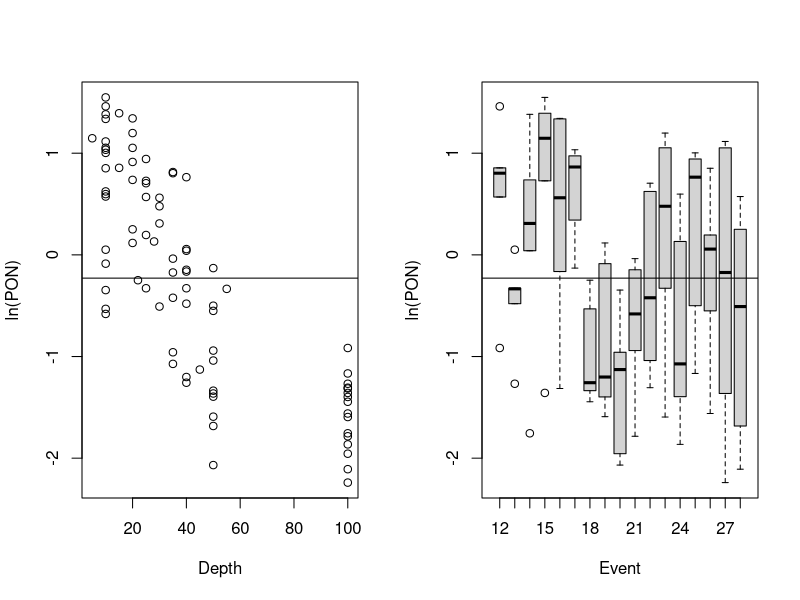
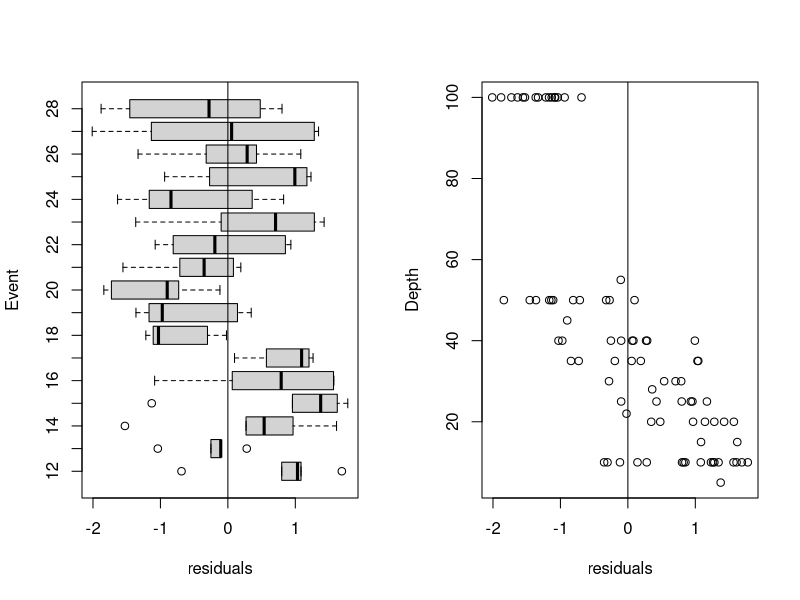
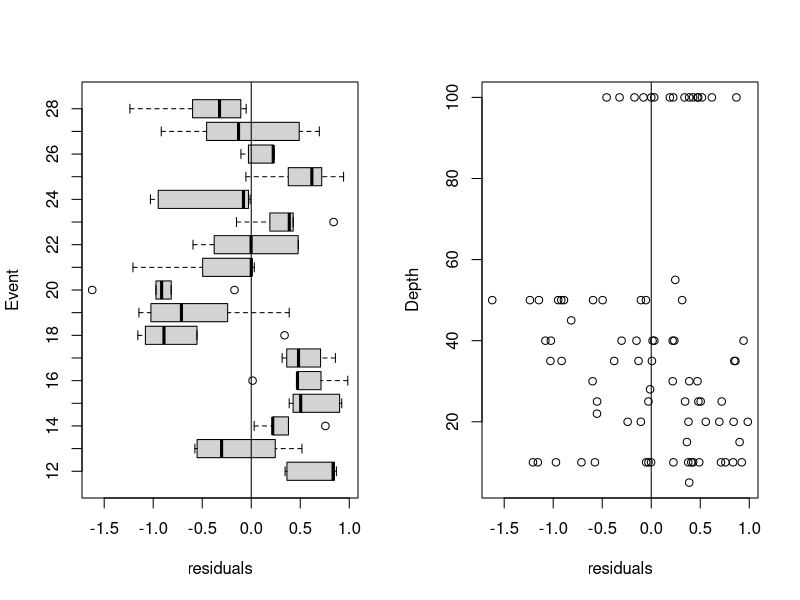
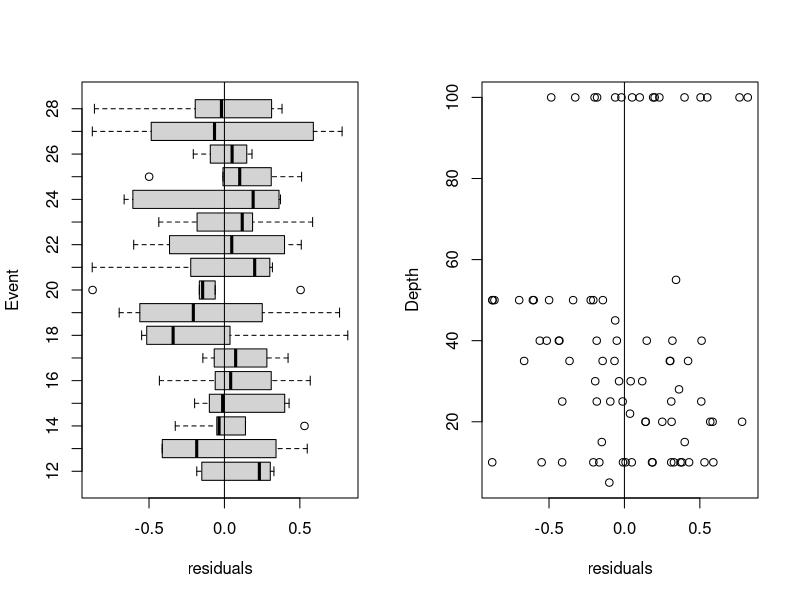
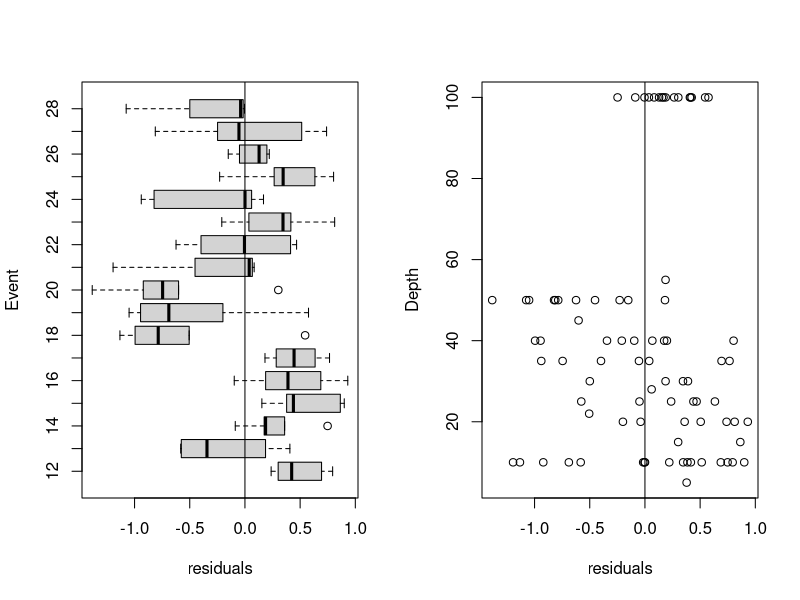
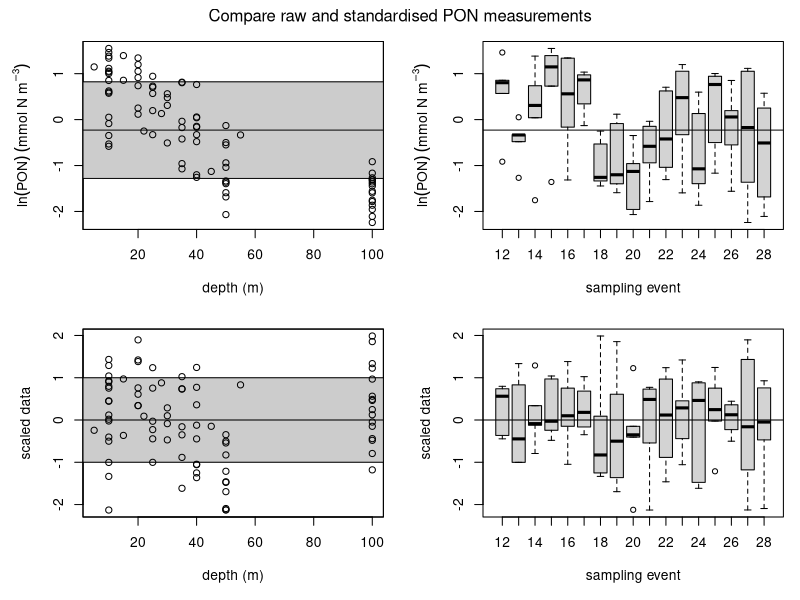
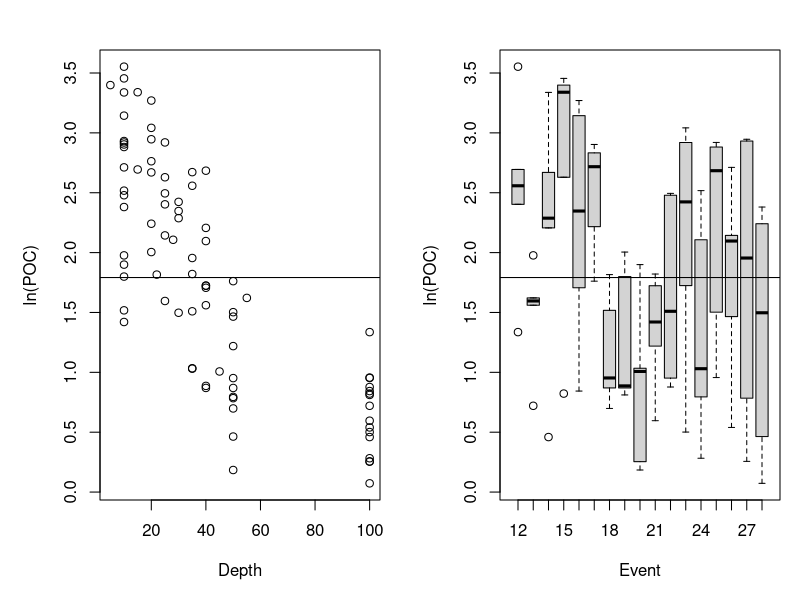
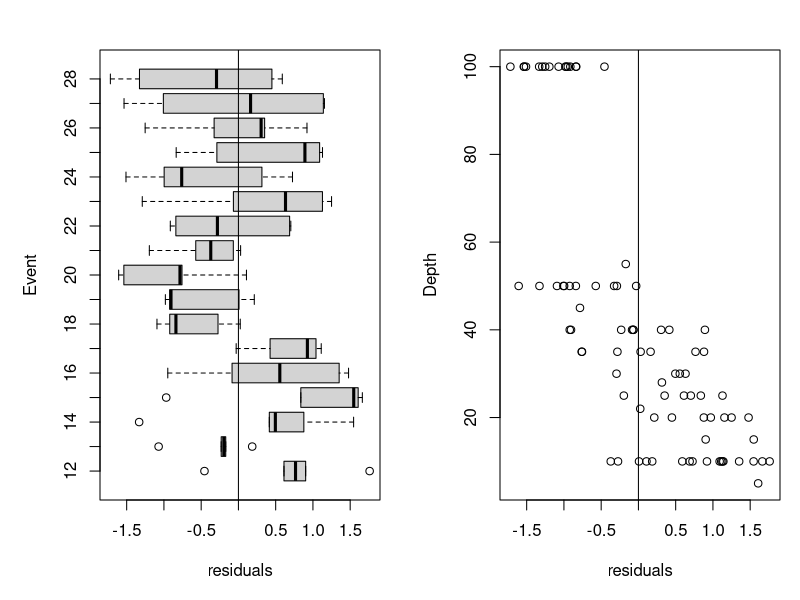

R code for these plots, in order:

# Standardise nutrient data using linear mixed models

library('nlme')

getwd()
dat = read.csv('cleanedData.csv')

head(dat)
dat$scaled_Value = NA
dat$Event = as.factor(dat$Event)

# Data type
levels(dat$Variable)

for(dv in c('PON','POC')){
  # Model POM with an exponential decay over depth
  
  d = dat[dat$Variable==dv,]

  d$log_Value = log(d$Value)
  # create grouped data structure
  gd = groupedData(formula = log_Value ~ Depth | Event, data = d, order.groups = FALSE, FUN = mean)
  
  par(mfrow=c(1,1))
  plot(gd, ylab = paste0('ln(',dv,')'))
  par(mfrow=c(1,2))
  plot(log_Value ~ Depth, data = gd, ylab = paste0('ln(',dv,')'))
  mu = mean(gd$log_Value)
  abline(h=mu)
  plot(log_Value ~ Event, data = gd, ylab = paste0('ln(',dv,')'))
  abline(h=mu)
  
  # simplest model: single intercept
  mod1 = tryCatch(lm(log_Value ~ 1, data = gd), error = function(e) NULL)
  if(!is.null(mod1)){
    summary(mod1)
    par(mfrow = c(1,2))
    plot(resid(mod1) ~ Event, data = gd, horizontal = T, ylab = 'residuals')
    abline(v=0)
    plot(Depth ~ resid(mod1), data = gd, xlab = 'residuals')
    abline(v=0)
  }
  
  # include depth as covariate
  mod2 = tryCatch(lm(log_Value ~ Depth, data = gd), error = function(e) NULL)
  if(!is.null(mod2)){
    summary(mod2)
    par(mfrow = c(1,2))
    plot(resid(mod2) ~ Event, data = gd, horizontal = T, ylab = 'residuals')
    abline(v=0)
    plot(Depth ~ resid(mod2), data = gd, xlab = 'residuals')
    abline(v=0)
  }
  
  # random event-effect on intercept
  mod3 = tryCatch(lme(fixed = log_Value ~ Depth, data = gd, random = ~ 1 | Event, method = 'REML'), error = function(e) NULL)
  if(!is.null(mod3)){
    summary(mod3)
    par(mfrow = c(1,2))
    plot(resid(mod3) ~ Event, data = gd, horizontal = T, ylab = 'residuals')
    abline(v=0)
    plot(Depth ~ resid(mod3), data = gd, xlab = 'residuals')
    abline(v=0)
  }
  
  # random event-effect on gradient
  mod4 = tryCatch(lme(fixed = log_Value ~ Depth, data = gd, random = ~ -1+Depth | Event, method = 'REML'), error = function(e) NULL)
  if(!is.null(mod4)){
    summary(mod4)
    par(mfrow = c(1,2))
    plot(resid(mod4) ~ Event, data = gd, horizontal = T, ylab = 'residuals')
    abline(v=0)
    plot(Depth ~ resid(mod4), data = gd, xlab = 'residuals')
    abline(v=0)
  }
  
  mod5 = tryCatch(lme(fixed = log_Value ~ Depth, data = gd, random = ~ Depth | Event, method = 'ML'), error = function(e) NULL)
  if(!is.null(mod5)){
    summary(mod5)
    par(mfrow = c(1,2))
    plot(resid(mod5) ~ Event, data = gd, horizontal = T, ylab = 'residuals')
    abline(v=0)
    plot(Depth ~ resid(mod5), data = gd, xlab = 'residuals')
    abline(v=0)
  }
  
  # Use AIC to choose between models
  test_aic = rep(NA,5)
  for(i in 1:5){
    im = get(paste0('mod',i))
    if(!is.null(im)){
      test_aic[i]=AIC(im)
    }
  }

  whichMod = paste0('mod', which.min(test_aic))
  mod = get(whichMod)
  rm(list=c('mod1','mod2','mod3','mod4','mod5'))

  # Extract fitted coefficients and residuals
  cf = mod$coefficients$fixed
  cr = mod$coefficients$random$Event
  rsd = resid(mod)
  stdDev = sd(rsd)
  # stdDev = mod$sigma
  
  # Scale the data
  indEv = as.numeric(as.character(gd$Event))
  indEv = indEv - min(indEv) + 1
  
  # if(whichMod == 'mod1'){
  #   mu = {cf[1] + cr[,1][indEv]} + cf[2] * gd$Depth
  # }
  # if(whichMod == 'mod2'){
  #   mu = {cf[1] + cr[,1][indEv]} + cf[2] * gd$Depth
  # }
  
  if(whichMod == 'mod3'){
    mu = {cf[1] + cr[,1][indEv]} + cf[2] * gd$Depth
  }
  if(whichMod == 'mod4'){
    mu = cf[1] + {cf[2] + cr[,2][indEv]} * gd$Depth
  }
  if(whichMod == 'mod5'){
    mu = {cf[1] + cr[,1][indEv]} + {cf[2] + cr[,2][indEv]} * gd$Depth
  }
  
  ys = {gd$log_Value - mu} / stdDev
  
  gd$scaled_Value = ys
  
  # Compare raw data to scaled data
  par(mfcol=c(2,2), mar = c(5,5,1,1), oma = c(0,0,1.5,0))
  
  xlim = range(gd$Depth)
  ylim = range(gd$log_Value)
  xlim_ = xlim + 0.05 * c(-1,1) * diff(xlim)
  plot(NULL,xlim=xlim,ylim=ylim, type='n',xlab = 'depth (m)', ylab = expression(ln(PON) ~ (mmol ~ N ~ m^{-3})))
  mu = mean(gd$log_Value)
  s = sd(gd$log_Value)
  polygon(c(xlim_[1],xlim_[2],xlim_[2],xlim_[1],xlim_[1]), c(mu-s,mu-s,mu+s,mu+s,mu-1), col = gray(0.8))
  abline(h=mu)
  points(log_Value ~ Depth, data = gd)
  box()
  
  xlim = range(gd$Depth)
  ylim = range(gd$scaled_Value)
  xlim_ = xlim + 0.05 * c(-1,1) * diff(xlim)
  plot(NULL,xlim=xlim,ylim=ylim, type='n',xlab = 'depth (m)', ylab = 'scaled data')
  mu = mean(gd$scaled_Value)
  s = sd(gd$scaled_Value)
  polygon(c(xlim_[1],xlim_[2],xlim_[2],xlim_[1],xlim_[1]), c(mu-s,mu-s,mu+s,mu+s,mu-1), col = gray(0.8))
  abline(h=mu)
  points(scaled_Value ~ Depth, data = gd)
  box()
  
  plot(log_Value ~ Event, data = gd, xlab = 'sampling event', ylab = expression(ln(PON) ~ (mmol ~ N ~ m^{-3})))
  mu = mean(gd$log_Value)
  abline(h=mu)
  
  plot(scaled_Value ~ Event, data = gd, xlab = 'sampling event', ylab = 'scaled data')
  mu = mean(gd$scaled_Value)
  abline(h=mu)
  mtext(text=paste0('Compare raw and standardised ',dv,' measurements'),side=3,outer=TRUE)
  
  
  dat$scaled_Value[dat$Variable==dv] = gd$scaled_Value
  
}




# Inorganic nitrogen modelled as linear over ln(depth)
dv = 'N'
d = dat[dat$Variable==dv,]

d$log_Depth = log(d$Depth)
# create grouped data structure
gd = groupedData(formula = Value ~ log_Depth | Event, data = d, order.groups = FALSE, FUN = mean)

plot(gd)
par(mfrow=c(1,2))
plot(Value ~ log_Depth, data = gd, ylab = dv)
mu = mean(gd$Value)
abline(h=mu)
plot(Value ~ Event, data = gd, ylab = dv)
abline(h=mu)

# simplest model: single intercept
mod1 = tryCatch(lm(Value ~ 1, data = gd), error = function(e) NULL)
if(!is.null(mod1)){
  summary(mod1)
  par(mfrow = c(1,2),oma=c(0,0,1,0))
  plot(resid(mod1) ~ Event, data = gd, horizontal = T, ylab = 'residuals')
  abline(v=0)
  plot(Depth ~ resid(mod1), data = gd, xlab = 'residuals')
  abline(v=0)
  mtext(text='model 1',side=3,line=0,outer=T)
}

# include log(depth) as covariate
mod2 = tryCatch(lm(Value ~ log_Depth, data = gd), error = function(e) NULL)
if(!is.null(mod2)){
  summary(mod2)
  par(mfrow = c(1,2),oma=c(0,0,1,0))
  plot(resid(mod2) ~ Event, data = gd, horizontal = T, ylab = 'residuals')
  abline(v=0)
  plot(Depth ~ resid(mod2), data = gd, xlab = 'residuals')
  abline(v=0)
  mtext(text='model 2',side=3,line=0,outer=T)
}

# random event-effect on intercept
mod3 = tryCatch(lme(fixed = Value ~ log_Depth, data = gd, random = ~ 1 | Event, method = 'REML'), error = function(e) NULL)
if(!is.null(mod3)){
  summary(mod3)
  par(mfrow = c(1,2),oma=c(0,0,1,0))
  plot(resid(mod3) ~ Event, data = gd, horizontal = T, ylab = 'residuals')
  abline(v=0)
  plot(Depth ~ resid(mod3), data = gd, xlab = 'residuals')
  abline(v=0)
  mtext(text='model 3',side=3,line=0,outer=T)
}

# random event-effect on gradient
mod4 = tryCatch(lme(fixed = Value ~ log_Depth, data = gd, random = ~ -1 + log_Depth | Event, method = 'REML'), error = function(e) NULL)
if(!is.null(mod4)){
  summary(mod4)
  par(mfrow = c(1,2),oma=c(0,0,1,0))
  plot(resid(mod4) ~ Event, data = gd, horizontal = T, ylab = 'residuals')
  abline(v=0)
  plot(Depth ~ resid(mod4), data = gd, xlab = 'residuals')
  abline(v=0)
  mtext(text='model 4',side=3,line=0,outer=T)
}

# random event-effect on intercept and gradient
mod5 = tryCatch(lme(fixed = Value ~ log_Depth, data = gd, random = ~ log_Depth | Event, method = 'REML'), error = function(e) NULL)
if(!is.null(mod5)){
  summary(mod5)
  par(mfrow = c(1,2),oma=c(0,0,1,0))
  plot(resid(mod5) ~ Event, data = gd, horizontal = T, ylab = 'residuals')
  abline(v=0)
  plot(Depth ~ resid(mod5), data = gd, xlab = 'residuals')
  abline(v=0)
  mtext(text='model 5',side=3,line=0,outer=T)
}

# Use AIC to choose between models
test_aic = rep(NA,5)
for(i in 1:5){
  im = get(paste0('mod',i))
  if(!is.null(im)){
    test_aic[i]=AIC(im)
  }
}

whichMod = paste0('mod', which.min(test_aic))
mod = get(whichMod)
rm(list=c('mod1','mod2','mod3','mod4','mod5'))

# Extract fitted coefficients and residuals
cf = mod$coefficients$fixed
cr = mod$coefficients$random$Event
rsd = resid(mod)
stdDev = sd(rsd)

# Scale the data
indEv = as.numeric(as.character(gd$Event))
indEv = indEv - min(indEv) + 1

if(whichMod=='mod3'){
  mu = {cf[1] + cr[,1][indEv]} + cf[2] * gd$log_Depth
}
if(whichMod=='mod4'){
  mu = cf[1] + {cf[2] + cr[,2][indEv]} * gd$log_Depth
}
if(whichMod=='mod5'){
  mu = {cf[1] + cr[,1][indEv]} + {cf[2] + cr[,2][indEv]} * gd$log_Depth
}

ys = {gd$Value - mu} / stdDev

gd$scaled_Value = ys

# Compare raw data to scaled data
par(mfcol=c(2,2), mar = c(5,5,1,1), oma = c(0,0,1.5,0))

xlim = range(gd$log_Depth)
ylim = range(gd$Value)
xlim_ = xlim + 0.05 * c(-1,1) * diff(xlim)
plot(NULL,xlim=xlim,ylim=ylim, type='n',xlab = 'ln(depth)', ylab = expression(NO[2] + NO[3] ~ (mmol ~ N ~ m^{-3})))
mu = mean(gd$Value)
s = sd(gd$Value)
polygon(c(xlim_[1],xlim_[2],xlim_[2],xlim_[1],xlim_[1]), c(mu-s,mu-s,mu+s,mu+s,mu-1), col = gray(0.8))
abline(h=mu)
points(Value ~ log_Depth, data = gd)
box()

xlim = range(gd$log_Depth)
ylim = range(gd$scaled_Value)
xlim_ = xlim + 0.05 * c(-1,1) * diff(xlim)
plot(NULL,xlim=xlim,ylim=ylim, type='n',xlab = 'ln(depth)', ylab = 'scaled data')
mu = mean(gd$scaled_Value)
s = sd(gd$scaled_Value)
polygon(c(xlim_[1],xlim_[2],xlim_[2],xlim_[1],xlim_[1]), c(mu-s,mu-s,mu+s,mu+s,mu-1), col = gray(0.8))
abline(h=mu)
points(scaled_Value ~ log_Depth, data = gd)
box()

plot(Value ~ Event, data = gd, xlab = 'sampling event', ylab = expression(NO[2] + NO[3] ~ (mmol ~ N ~ m^{-3})))
mu = mean(gd$Value)
abline(h=mu)

plot(scaled_Value ~ Event, data = gd, xlab = 'sampling event', ylab = 'scaled data')
mu = mean(gd$scaled_Value)
abline(h=mu)
mtext(text='Compare raw and standardised N measurements',side=3,outer=TRUE)


dat$scaled_Value[dat$Variable==dv] = gd$scaled_Value




# Plot scaled data of each type side-by-side
par(mfrow=c(1,1))
nbreaks=12
hist_PON = hist(dat$scaled_Value[dat$Variable=='PON'], freq=FALSE, plot=FALSE, breaks=nbreaks)
hist_POC = hist(dat$scaled_Value[dat$Variable=='POC'], freq=FALSE, plot=FALSE, breaks=nbreaks)
hist_N = hist(dat$scaled_Value[dat$Variable=='N'], freq=FALSE, plot=FALSE, breaks=nbreaks)
xl = range(c(hist_PON$breaks,hist_POC$breaks,hist_N$breaks))
yl = c(0,max(c(hist_PON$density,hist_POC$density,hist_N$density)))

hist(dat$scaled_Value[dat$Variable=='PON'], freq=FALSE, breaks=nbreaks, xlim = xl, ylim = yl, xlab = 'scaled data', main = 'Scaled data distributions', col = adjustcolor('green', alpha.f = 0.5))
hist(dat$scaled_Value[dat$Variable=='POC'], freq=FALSE, breaks=nbreaks, add = TRUE, col = adjustcolor('red', alpha.f = 0.5))
hist(dat$scaled_Value[dat$Variable=='N'], freq=FALSE, breaks=nbreaks, add = TRUE, col = adjustcolor('blue', alpha.f = 0.5))
box()
legend('topleft', c('PON','POC','N'), fill = adjustcolor(c('green','red','blue'),alpha.f=0.5), bty = 'n')




par(mfrow=c(1,1))
plot_dat = groupedData(formula = scaled_Value ~ 1 | Event, data = dat, order.groups = FALSE, FUN = mean)
plot(plot_dat, inner = ~ Variable, xlab = 'standardised data', ylab = 'sampling event')

plot_dat = groupedData(formula = scaled_Value ~ Depth | Variable, data = dat, order.groups = FALSE, FUN = mean)
# plot(plot_dat)
plot(plot_dat, inner = ~ Event)

plot_dat = groupedData(formula = scaled_Value ~ Depth | Event, data = dat, order.groups = FALSE, FUN = mean)
# plot(plot_dat)
plot(plot_dat, inner = ~ Variable, ylab = 'standardised data')




